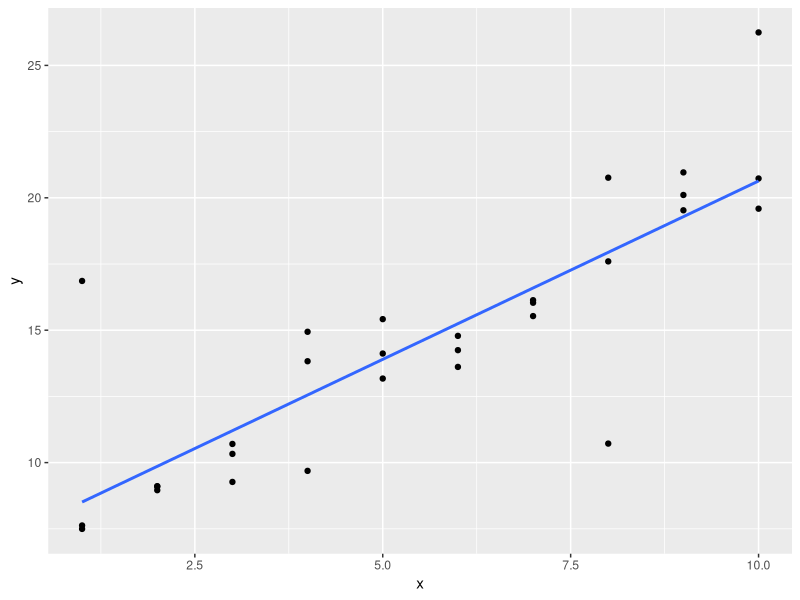
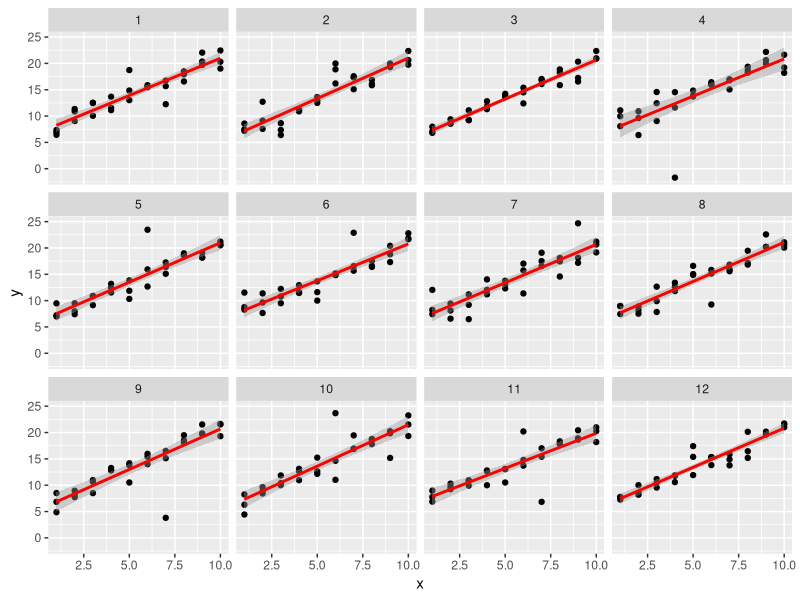
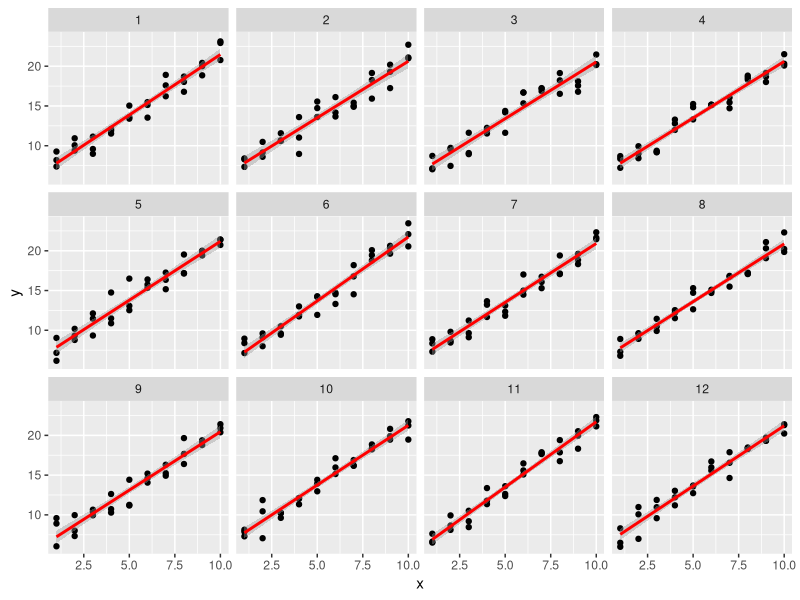
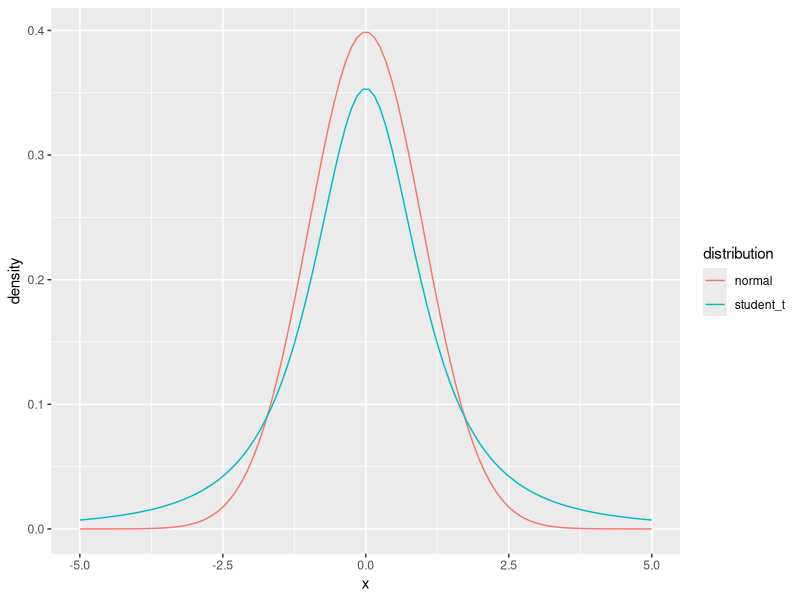

These charts were generated, in order, by the following R code: (Note: this script raises an error after producing the figures.)
## ---- chunk 1
library("tidyverse")
library("modelr")
options(na.action = na.warn)
## ---- chunk 2
sim1a <- tibble(
  x = rep(1:10, each = 3),
  y = x * 1.5 + 6 + rt(length(x), df = 2)
)
## ---- chunk 3
ggplot(sim1a, aes(x = x, y = y)) +
  geom_point() +
  geom_smooth(method = "lm", se = FALSE)
## ---- chunk 4
simt <- function(i) {
  tibble(
    x = rep(1:10, each = 3),
    y = x * 1.5 + 6 + rt(length(x), df = 2),
    .id = i
  )
}

sims <- map_df(1:12, simt)

ggplot(sims, aes(x = x, y = y)) +
  geom_point() +
  geom_smooth(method = "lm", color = "red") +
  facet_wrap(~ .id, ncol = 4)

## ---- chunk 5
sim_norm <- function(i) {
  tibble(
    x = rep(1:10, each = 3),
    y = x * 1.5 + 6 + rnorm(length(x)),
    .id = i
  )
}

simdf_norm <- map_df(1:12, sim_norm)

ggplot(simdf_norm, aes(x = x, y = y)) +
  geom_point() +
  geom_smooth(method = "lm", color = "red") +
  facet_wrap(~ .id, ncol = 4)

## ---- chunk 6
tibble(
  x = seq(-5, 5, length.out = 100),
  normal = dnorm(x),
  student_t = dt(x, df = 2) 
) %>% 
  gather(distribution, density, -x) %>%
  ggplot(aes(x = x, y = density, colour = distribution)) +
  geom_line()
## ---- chunk 7
pnorm(2, lower.tail = FALSE)
## ---- chunk 8
pt(2, df = 2, lower.tail = FALSE)
## ---- chunk 9
measure_distance <- function(mod, data) {
  diff <- data$y - make_prediction(mod, data)
  mean(abs(diff))
}
## ---- chunk 10
make_prediction <- function(mod, data) {
  mod[1] + mod[2] * data$x
}
## ---- chunk 11
best <- optim(c(0, 0), measure_distance, data = sim1a)
best$par
## ---- chunk 12
measure_distance_ls <- function(mod, data) {
  diff <- data$y - (mod[1] + mod[2] * data$x)
  sqrt(mean(diff ^ 2))
}

best <- optim(c(0, 0), measure_distance_ls, data = sim1a)
best$par
## ---- chunk 13
measure_distance_3 <- function(a, data) {
  diff <- data$y - model3(a, data)
  sqrt(mean(diff ^ 2))
}
## ---- chunk 14
best3a <- optim(c(0, 0, 0), measure_distance_3, data = sim1)
best3a$par
## ---- chunk 15
best3b <- optim(c(0, 0, 1), measure_distance_3, data = sim1)
best3b$par
## ---- chunk 16
best3c <- optim(c(0, 0, 5), measure_distance_3, data = sim1)
best3c$par
## ---- chunk 17
sim1_loess <- loess(y ~ x, data = sim1)
grid_loess <- sim1 %>%
  add_predictions(sim1_loess)

sim1 <- sim1 %>%
  add_residuals(sim1_loess, var = "resid_loess") %>%
  add_predictions(sim1_loess, var = "pred_loess")
  
## ---- chunk 18
plot_sim1_loess <- 
  ggplot(sim1, aes(x = x, y = y)) +
  geom_point() +
  geom_line(aes(x = x, y = pred), data = grid_loess, colour = "red")
plot_sim1_loess
## ---- chunk 19
plot_sim1_loess +
  geom_smooth(colour = "blue", se = FALSE, alpha = 0.20)
## ---- chunk 20
ggplot(sim1, aes(x = x)) +
  geom_ref_line(h = 0) +
  geom_point(aes(y = resid)) +
  geom_point(aes(y = resid_loess), colour = "red")

## ---- chunk 21
sim1_mod <- lm(y ~ x, data = sim1)
grid <- sim1 %>% 
  data_grid(x) 
## ---- chunk 22
grid %>%
  add_predictions(sim1_mod, var = "pred_lm") %>%
  add_predictions(sim1_loess, var = "pred_loess")
## ---- chunk 23
grid %>%
  gather_predictions(sim1_mod, sim1_loess) 
## ---- chunk 24
grid %>%
  spread_predictions(sim1_mod, sim1_loess)
## ---- chunk 25
grid %>%
  gather_predictions(sim1_mod, sim1_loess) %>%
  spread(model, pred)
## ---- chunk 26
sim1_mod <- lm(y ~ x, data = sim1)

sim1 <- sim1 %>% 
  add_residuals(sim1_mod)

ggplot(sim1, aes(x = abs(resid))) + 
  geom_freqpoly(binwidth = 0.5)

## ---- chunk 27
mod2a <- lm(y ~ x - 1, data = sim2)
## ---- chunk 28
mod2 <- lm(y ~ x, data = sim2)
## ---- chunk 29
grid <- sim2 %>% 
  data_grid(x) %>% 
  add_predictions(mod2, mod2a)
grid
## ---- chunk 30
x3 <- model_matrix(y ~ x1 * x2, data = sim3)
x3
## ---- chunk 31
all(x3[["x1:x2b"]] == (x3[["x1"]] * x3[["x2b"]]))
## ---- chunk 32
all(x3[["x1:x2c"]] == (x3[["x1"]] * x3[["x2c"]]))
all(x3[["x1:x2d"]] == (x3[["x1"]] * x3[["x2d"]]))
## ---- chunk 33
x4 <- model_matrix(y ~ x1 * x2, data = sim4)
x4
## ---- chunk 34
all(x4[["x1"]] * x4[["x2"]] == x4[["x1:x2"]])
## ---- chunk 35
mod1 <- lm(y ~ x1 + x2, data = sim3)
mod2 <- lm(y ~ x1 * x2, data = sim3)
## ---- chunk 36
model_matrix_mod1 <- function(.data) {
  mutate(.data,
         `x2b` = as.numeric(x2 == "b"),
         `x2c` = as.numeric(x2 == "c"),
         `x2d` = as.numeric(x2 == "d"),
         `x1:x2b` = x1 * x2b,
         `x1:x2c` = x1 * x2c,
         `x1:x2d` = x1 * x2d) %>%
    select(x1, x2b, x2c, x2d, `x1:x2b`, `x1:x2c`, `x1:x2d`)
}
## ---- chunk 37
model_matrix_mod1(sim3)
## ---- chunk 38
model_matrix_mod2 <- function(.data) {
  mutate(.data, `x1:x2` = x1 * x2) %>%
    select(x1, x2, `x1:x2`)
}
model_matrix_mod2(sim4)
## ---- chunk 39
model_matrix_mod1 <- function(x1, x2) {
  out <- tibble(x1 = x1)  
  # find levels of x2
  x2 <- as.factor(x2)
  x2lvls <- levels(x2)
  # create an indicator variable for each level
  for (lvl in x2lvls[2:nlevels(x2)]) {
    out[[str_c("x2", lvl)]] <- as.numeric(x2 == lvl)
  }
  # create interactions for each level
  for (lvl in x2lvls[2:nlevels(x2)]) {
    out[[str_c("x1:x2", lvl)]] <- (x2 == lvl) * x1
  }
  out
}
## ---- chunk 40
model_matrix_mod2 <- function(x1, x2) {
  out <- tibble(x1 = x1,
                x2 = x2,
                `x1:x2` = x1 * x2)
}
## ---- chunk 41
mod1 <- lm(y ~ x1 + x2, data = sim4)
mod2 <- lm(y ~ x1 * x2, data = sim4)
## ---- chunk 42
sim4_mods <- gather_residuals(sim4, mod1, mod2)
## ---- chunk 43

ggplot(sim4_mods, aes(x = resid, color = model)) +
  geom_freqpoly(binwidth = 0.5) +
  geom_rug()

## ---- chunk 44
ggplot(sim4_mods, aes(x = abs(resid), color = model)) +
  geom_freqpoly(binwidth = 0.5) +
  geom_rug()
## ---- chunk 45
sim4_mods %>%
  group_by(model) %>%
  summarise(resid = sd(resid))
